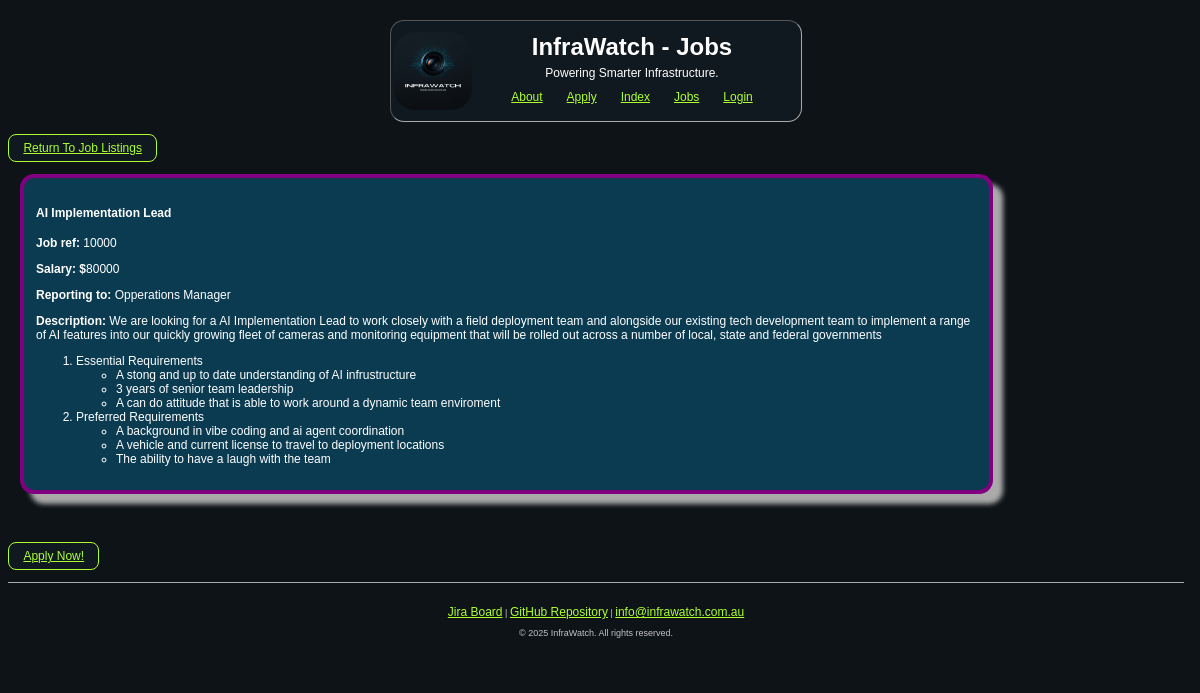
/job_search_result.php?job_ref=10000, run on the app's committed database.
### tables this page shows
CREATE TABLE `jobs` (
  `job_ref` int(11) NOT NULL,
  `job_title` varchar(255) DEFAULT NULL,
  `salary` int(11) NOT NULL,
  `reports_to` varchar(50) NOT NULL,
  `description` text NOT NULL,
  `essential_requirements` text NOT NULL,
  `pref_requirements` text NOT NULL
);

### job_search_result.php (the view, shortened to what this page needs)
<!DOCTYPE html>
<html lang="en">
<head>
    <link rel="stylesheet" href="styles/styles.css">
</head>
<body>
    <?php
    include 'header.inc';
    ?>
<a href="jobs.php">
    <div class="search-container">
    <button>Return To Job Listings</button>
    </div>
</a>
<?php
require_once "settings.php";
    $conn = @mysqli_connect ($host,$username,$password,$database);
    if(!$conn) {
            echo "<p> Database connection failed: ". mysqli_connect_error()."</p>";
    }
    else{
        if(isset($_GET['job_ref'])) {
        $job_ref = mysqli_real_escape_string($conn, $_GET['job_ref']);
        $sql = "SELECT * FROM jobs WHERE job_ref = '$job_ref'";
        $result = mysqli_query($conn, $sql);
        if($result && mysqli_num_rows($result) > 0){
            while($row = mysqli_fetch_assoc($result)){
                $job_ref = htmlspecialchars($row['job_ref']);
                $job_title = htmlspecialchars($row['job_title']);
                $salary = htmlspecialchars($row['salary']);
                $reports_to = htmlspecialchars($row['reports_to']);
                $description = htmlspecialchars($row['description']);
                $essential_requirements = htmlspecialchars($row['essential_requirements']);
                $pref_requirements = htmlspecialchars($row['pref_requirements']);
                $essentials_array = explode(", ", $essential_requirements);
                $pref_array = explode(", ", $pref_requirements);
                echo "<section class ='job_entry'>";
                echo "<h4>$job_title</h4>";
                echo "<p><strong>Job ref: </strong>$job_ref</p>";
                echo "<p><strong>Salary: $</strong>$salary</p>";
                echo "<p><strong>Reporting to: </strong>$reports_to</p>";
                echo "<p><strong>Description: </strong>$description</p>";
                echo "<ol>";
                    echo "<li>Essential Requirements";
                        echo "<ul>";
                         foreach ($essentials_array as $ess_item) {
                            echo "<li>" . htmlspecialchars($ess_item) . "</li>";
                        };
                        echo "</ul>";
                    echo "</li>";
                    echo "<li>Preferred Requirements";
                        echo "<ul>";
                        foreach ($pref_array as $pref_item) {
                             echo "<li>" . htmlspecialchars($pref_item) . "</li>";
                        }
                        echo "</ul>";
                echo "</ol>";
                echo "</section>";
            }
        }
        }
    }
?>
<a href="apply.php?job_ref=<?php echo $job_ref; ?>">
    <div class="search-container">
    <button type="button">Apply Now!</button>
    </div>
</a>
    <?php include 'footer.inc'; ?>
</body>
</html>

### styles/styles.css (style rules this page uses)
* { font-family: Arial, Helvetica, sans-serif; font-size: 1vw; }
a:visited, a:link { color: greenyellow; }
body { background-color: #0e1318; color: white; width: 100%; margin-right:10% }
.job_entry { border: 4px solid purple; border-radius: 14px; margin: 1em; margin-bottom: 4em; padding: 1em; background-color: #0b3b51 ; width: 80%; box-shadow: 10px 10px 5px #aaaaaa; }
.search-container { display: flex; gap: 0.5em; max-width: 500px; }
.search-container button { padding: 0.5em 1.2em; background-color: #111920; color: greenyellow; border: 1px solid greenyellow; border-radius: 8px; font-size: 1rem; cursor: pointer; transition: background-color 0.25s, color 0.25s; }

### data on the page
jobs: job_title "AI Implementation Lead", job_ref "10000", salary "80000", reports_to "Opperations Manager", description "We are looking for a AI Implementation Lead to work closely with a field deployment team and alongside our existing tech development team to implement a range of AI features into our quickly growing fleet of cameras and monitoring equipment that will be rolled out across a number of local, state and federal governments", essential_requirements "A stong and up to date understanding of AI infrustructure", essential_requirements "3 years of senior team leadership", essential_requirements "A can do attitude that is able to work around a dynamic team enviroment", pref_requirements "A background in vibe coding and ai agent coordination", pref_requirements "A vehicle and current license to travel to deployment locations", pref_requirements "The ability to have a laugh with the team"

### other printed values
$page_title "Jobs"
